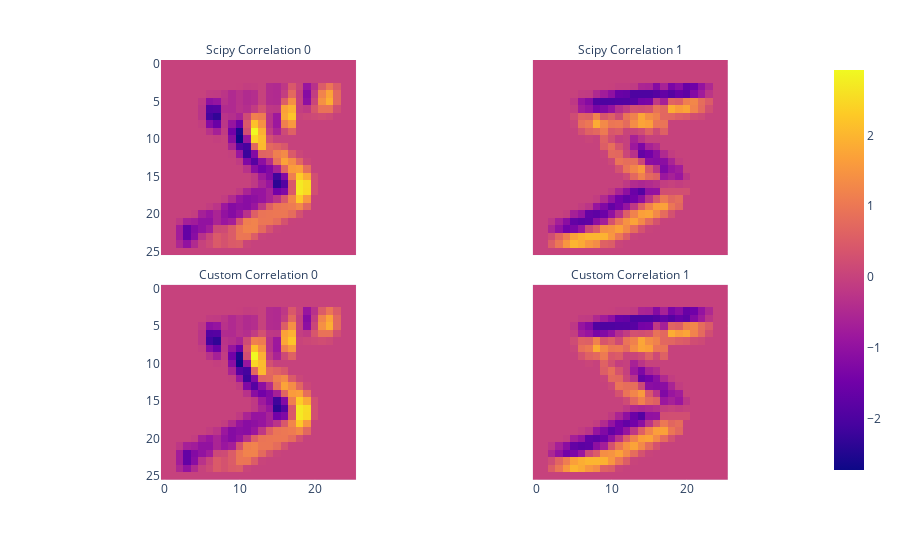

Write notebook code for a chart like this one.
### Code cell
custom_correlations = (input[correlation_indices] @ kernels_weights).reshape(nb_horizontal_correlations, nb_vertical_correlations, kernels.shape[0])
scipy_correlations = np.stack([correlate2d(input.reshape(28, 28), kernels[k], mode="valid") for k in range(kernels.shape[0])], axis=2)

display(np.concatenate([custom_correlations, scipy_correlations], axis=2).shape)

fig = px.imshow(
    np.concatenate([custom_correlations, scipy_correlations], axis=2),
    facet_col=2,
    facet_col_wrap=2,
)
fig.layout.annotations[0]['text'] = "Custom Correlation 0"
fig.layout.annotations[1]['text'] = "Custom Correlation 1"
fig.layout.annotations[2]['text'] = "Scipy Correlation 0"
fig.layout.annotations[3]['text'] = "Scipy Correlation 1"
fig.show()

### Figure 1 — Plotly figure (JSON) as saved in the notebook; plotly's stock layout.template omitted (floating-point values rounded to 4 significant figures; data arrays with more than 128 entries replaced by an {"elided": "..."} marker saying what was removed)
{"data": [{"coloraxis": "coloraxis", "hovertemplate": "x: %{x}<br>y: %{y}<br>color: %{z}<extra></extra>", "name": "0", "type": "heatmap", "xaxis": "x3", "yaxis": "y3", "z": {"elided": "26x26 float values"}}, {"coloraxis": "coloraxis", "hovertemplate": "x: %{x}<br>y: %{y}<br>color: %{z}<extra></extra>", "name": "1", "type": "heatmap", "xaxis": "x4", "yaxis": "y4", "z": {"elided": "26x26 float values"}}, {"coloraxis": "coloraxis", "hovertemplate": "x: %{x}<br>y: %{y}<br>color: %{z}<extra></extra>", "name": "2", "type": "heatmap", "xaxis": "x", "yaxis": "y", "z": {"elided": "26x26 float values"}}, {"coloraxis": "coloraxis", "hovertemplate": "x: %{x}<br>y: %{y}<br>color: %{z}<extra></extra>", "name": "3", "type": "heatmap", "xaxis": "x2", "yaxis": "y2", "z": {"elided": "26x26 float values"}}], "layout": {"annotations": [{"font": {}, "showarrow": false, "text": "Custom Correlation 0", "x": 0.245, "xanchor": "center", "xref": "paper", "y": 0.465, "yanchor": "bottom", "yref": "paper"}, {"font": {}, "showarrow": false, "text": "Custom Correlation 1", "x": 0.755, "xanchor": "center", "xref": "paper", "y": 0.465, "yanchor": "bottom", "yref": "paper"}, {"font": {}, "showarrow": false, "text": "Scipy Correlation 0", "x": 0.245, "xanchor": "center", "xref": "paper", "y": 1.0, "yanchor": "bottom", "yref": "paper"}, {"font": {}, "showarrow": false, "text": "Scipy Correlation 1", "x": 0.755, "xanchor": "center", "xref": "paper", "y": 1.0, "yanchor": "bottom", "yref": "paper"}], "coloraxis": {"colorscale": [[0, "#0d0887"], [0.1111, "#46039f"], [0.2222, "#7201a8"], [0.3333, "#9c179e"], [0.4444, "#bd3786"], [0.5556, "#d8576b"], [0.6667, "#ed7953"], [0.7778, "#fb9f3a"], [0.8889, "#fdca26"], [1, "#f0f921"]]}, "margin": {"t": 60}, "xaxis": {"anchor": "y", "constrain": "domain", "domain": [0, 0.49], "scaleanchor": "y"}, "xaxis2": {"anchor": "y2", "domain": [0.51, 1], "matches": "x"}, "xaxis3": {"anchor": "y3", "domain": [0, 0.49], "matches": "x", "showticklabels": false}, "xaxis4": {"anchor": "y4", "domain": [0.51, 1], "matches": "x", "showticklabels": false}, "yaxis": {"anchor": "x", "autorange": "reversed", "constrain": "domain", "domain": [0, 0.465]}, "yaxis2": {"anchor": "x2", "domain": [0, 0.465], "matches": "y", "showticklabels": false}, "yaxis3": {"anchor": "x3", "domain": [0.535, 1.0], "matches": "y"}, "yaxis4": {"anchor": "x4", "domain": [0.535, 1.0], "matches": "y", "showticklabels": false}}}
